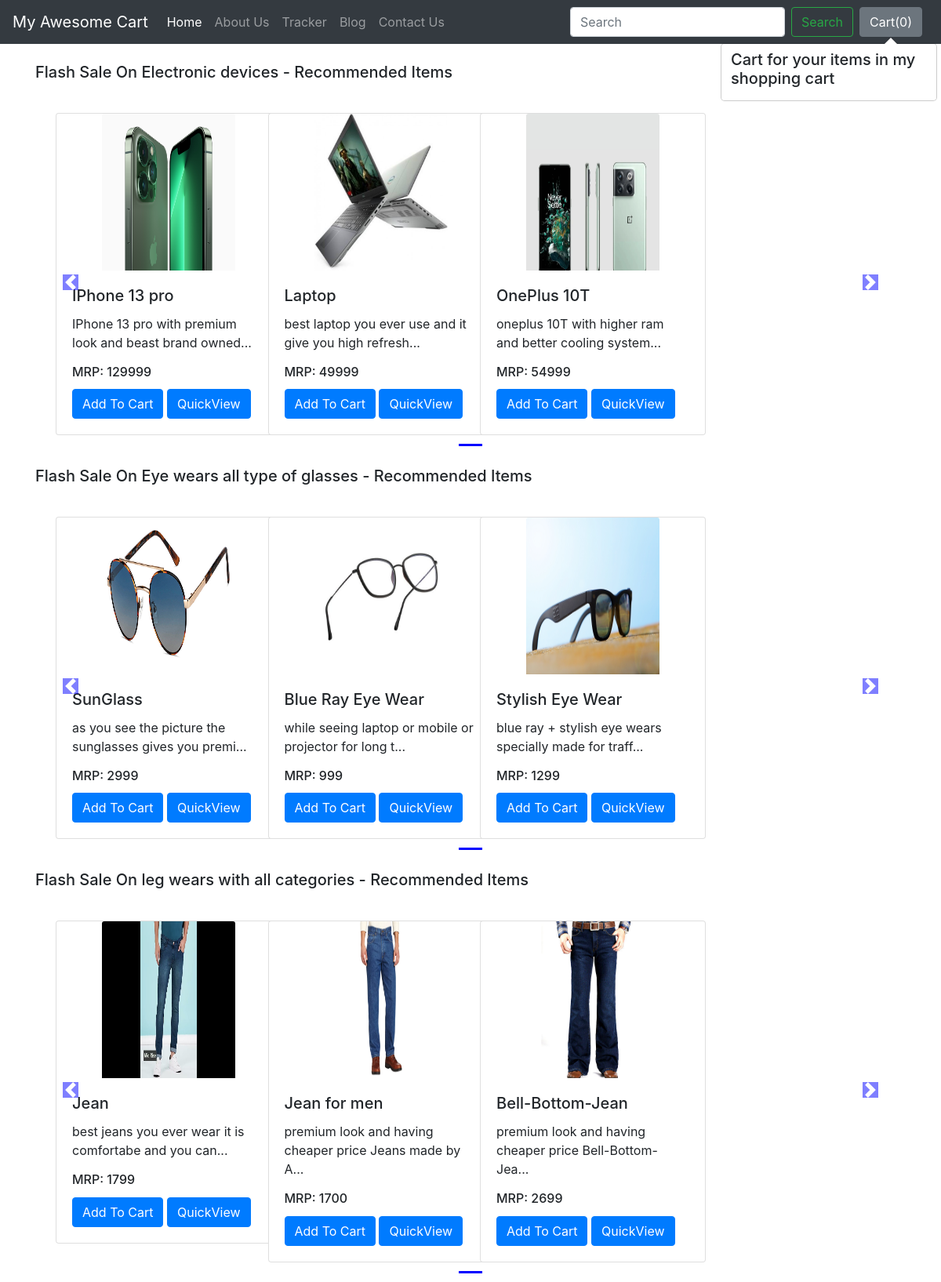
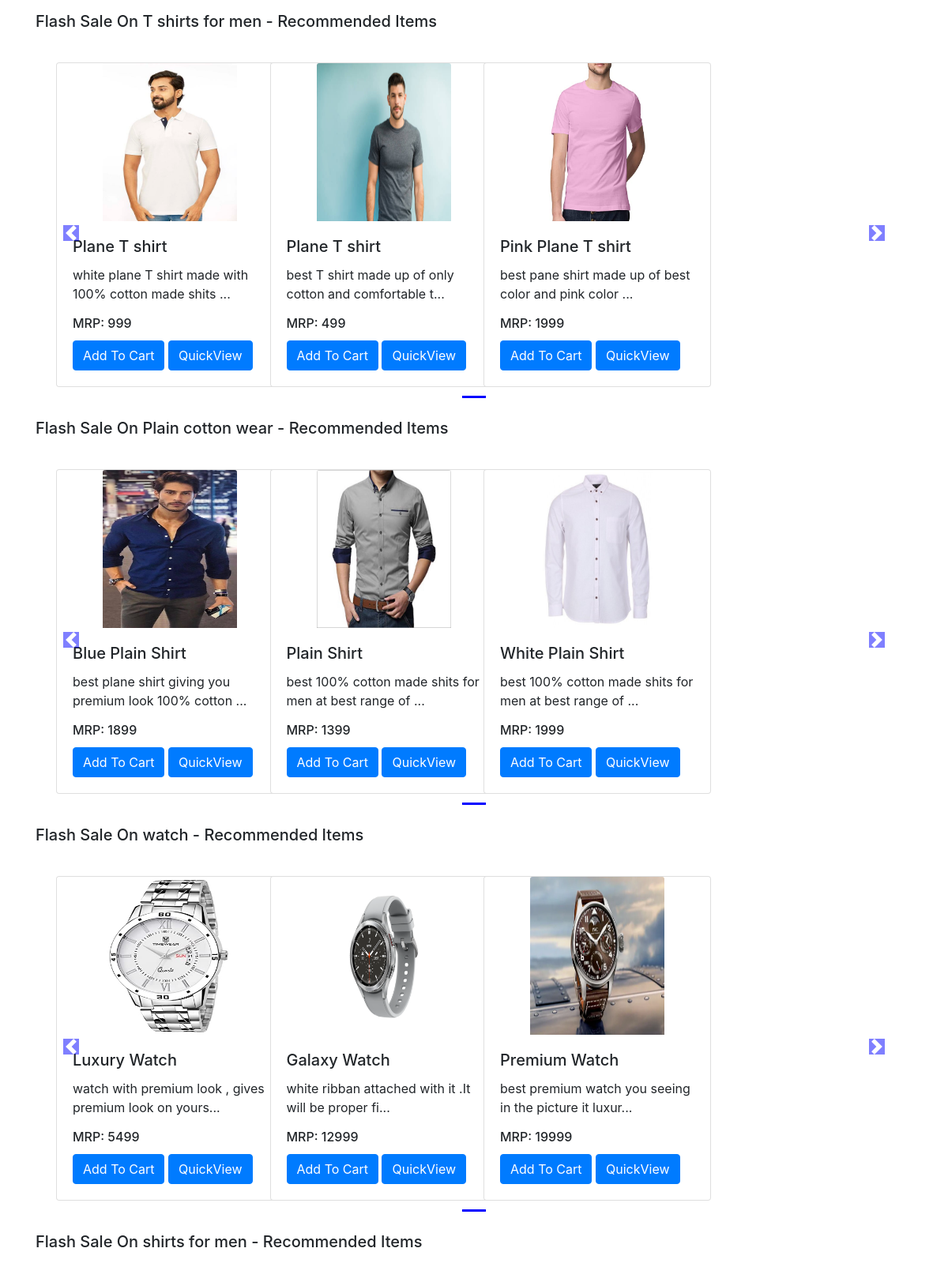
The app's page /shop/ (upper part) with its own data (2 pictures, top to bottom).
### shop/models.py (models this page shows, shortened)
class Product(models.Model):
    product_id = models.AutoField
    product_name = models.CharField(max_length=50)
    category = models.CharField(max_length=50, default="")
    sub_category = models.CharField(max_length=50, default="")
    price = models.IntegerField(default=0)
    desc = models.CharField(max_length=300)
    pub_date = models.DateField()
    image = models.ImageField(upload_to="shop/images", default="")

### shop/views.py (the view)
# urls.py: path("", views.index, name="blogHome"),
def index(request):
    allProds = []
    catprods = Product.objects.values('category', 'id')
    cats = {item['category'] for item in catprods}
    for cat in cats:
        prod = Product.objects.filter(category=cat)
        n = len(prod)
        nSlides = n // 4 + ceil((n / 4) - (n // 4))
        allProds.append([prod, range(1, nSlides), nSlides])
    params = {'allProds':allProds}
    return render(request, 'shop/index.html', params)

### shop/templates/shop/index.html (shortened to what this page needs)
{% extends 'shop/basic.html' %}
{% block body %}
{% load static %}
<div class="container">
    {% for product, range, nSlides in allProds %}
    <h5 class="my-4">Flash Sale On {{product.0.category}} - Recommended Items</h5>
    <div class="row">
        <div id="demo{{forloop.counter}}" class="col carousel slide my-3" data-ride="carousel">
            <ul class="carousel-indicators">
                <li data-target="#demo{{forloop.counter}}" data-slide-to="0" class="active"></li>
            </ul>
            <div class="container carousel-inner no-padding">
                <div class="carousel-item active">
                    {% for i in product %}
                    <div class="col-xs-3 col-sm-3 col-md-3">
                        <div class="card align-items-center" style="width: 18rem;">
                            <img src='/media/{{i.image}}' class="card-img-top" alt="...">
                            <div class="card-body">
                                <h5 class="card-title" id="namepr{{i.id}}">{{i.product_name}}</h5>
                                <p class="card-text">{{i.desc|slice:"0:53"}}...</p>
                                <h6 class = "card-title" id="pricepr{{i.id}}">MRP: {{i.price}}</h6>
                                <span id="divpr{{i.id}}" class="divpr">
                                    <button id="pr{{i.id}}" class="btn btn-primary cart">Add To Cart</button>
                                </span>
                                <a href="/shop/products/{{i.id}}"><button id="qv{{i.id}}" class="btn btn-primary cart">QuickView</button></a>
                            </div>
                        </div>
                    </div>
                    {% endfor %}
                </div>
            </div>
        </div>
        <a class="carousel-control-prev" href="#demo{{forloop.counter}}" data-slide="prev">
            <span class="carousel-control-prev-icon"></span>
        </a>
        <a class="carousel-control-next" href="#demo{{forloop.counter}}" data-slide="next">
            <span class="carousel-control-next-icon"></span>
        </a>
    </div>
    {% endfor %}
</div>
{% endblock %}

### shop/templates/shop/basic.html (shortened to what this page needs)
<!doctype html>
<html lang="en">
  <head>
    <link rel="stylesheet" href="https://stackpath.bootstrapcdn.com/bootstrap/4.2.1/css/bootstrap.min.css">
  </head>
  <body>
    <nav class="navbar navbar-expand-lg navbar-dark bg-dark">
  <a class="navbar-brand" href="/shop">My Awesome Cart</a>
  <div class="collapse navbar-collapse" id="navbarSupportedContent">
    <ul class="navbar-nav mr-auto">
      <li class="nav-item active">
        <a class="nav-link" href="/shop">Home <span class="sr-only">(current)</span></a>
      </li>
      <li class="nav-item">
        <a class="nav-link" href="/shop/about">About Us</a>
      </li>
      <li class="nav-item">
        <a class="nav-link" href="/shop/tracker">Tracker</a>
      </li>
      <li class="nav-item">
        <a class="nav-link" href="/blog">Blog</a>
      </li>
       <li class="nav-item">
        <a class="nav-link" href="/shop/contact">Contact Us</a>
      </li>
    </ul>
    <form method='get' action='/shop/search/' class="form-inline my-2 my-lg-0">
      <input class="form-control mr-sm-2" type="search" placeholder="Search" aria-label="Search" name="search" id="search">
      <button class="btn btn-outline-success my-2 my-sm-0" type="submit">Search</button>
    </form>
    <button type="button" class="btn btn-secondary mx-2" id="popcart" data-container="body" data-toggle="popover" data-placement="bottom" data-html="true" data-content="Vivamus
sagittis lacus vel augue laoreet rutrum faucibus.">
  Cart(<span id="cart">0</span>)
</button>
  </div>
</nav>
  {% block body %} {% endblock %}
  </body>
</html>

### records on screen
Product: category "Electronic devices", image (picture), product_name "IPhone 13 pro", desc "IPhone 13 pro with premium look and beast brand owned", price "129999"
Product: image (picture), product_name "Laptop", desc "best laptop you ever use and it give you high refresh", price "49999"
Product: image (picture), product_name "OnePlus 10T", desc "oneplus 10T with higher ram and better cooling system", price "54999"
Product: category "Eye wears all type of glasses", image (picture), product_name "SunGlass", desc "as you see the picture the sunglasses gives you premi", price "2999"
Product: image (picture), product_name "Blue Ray Eye Wear", desc "while seeing laptop or mobile or projector for long t", price "999"
Product: image (picture), product_name "Stylish Eye Wear", desc "blue ray + stylish eye wears specially made for traff", price "1299"
Product: category "leg wears with all categories", image (picture), product_name "Jean", desc "best jeans you ever wear it is comfortabe and you can", price "1799"
Product: image (picture), product_name "Jean for men", desc "premium look and having cheaper price Jeans made by A", price "1700"
Product: image (picture), product_name "Bell-Bottom-Jean", desc "premium look and having cheaper price Bell-Bottom-Jea", price "2699"
Product: category "T shirts for men", image (picture), product_name "Plane T shirt", desc "white plane T shirt made with 100% cotton made shits", price "999"
Product: image (picture), product_name "Plane T shirt", desc "best T shirt made up of only cotton and comfortable t", price "499"
Product: image (picture), product_name "Pink Plane T shirt", desc "best pane shirt made up of best color and pink color", price "1999"
Product: category "Plain cotton wear", image (picture), product_name "Blue Plain Shirt", desc "best plane shirt giving you premium look 100% cotton", price "1899"
Product: image (picture), product_name "Plain Shirt", desc "best 100% cotton made shits for men at best range of", price "1399"
Product: image (picture), product_name "White Plain Shirt", desc "best 100% cotton made shits for men at best range of", price "1999"
Product: category "watch", image (picture), product_name "Luxury Watch", desc "watch with premium look , gives premium look on yours", price "5499"
Product: image (picture), product_name "Galaxy Watch", desc "white ribban attached with it .It will be proper fi", price "12999"
Product: image (picture), product_name "Premium Watch", desc "best premium watch you seeing in the picture it luxur", price "19999"
Product: category "shirts for men"
